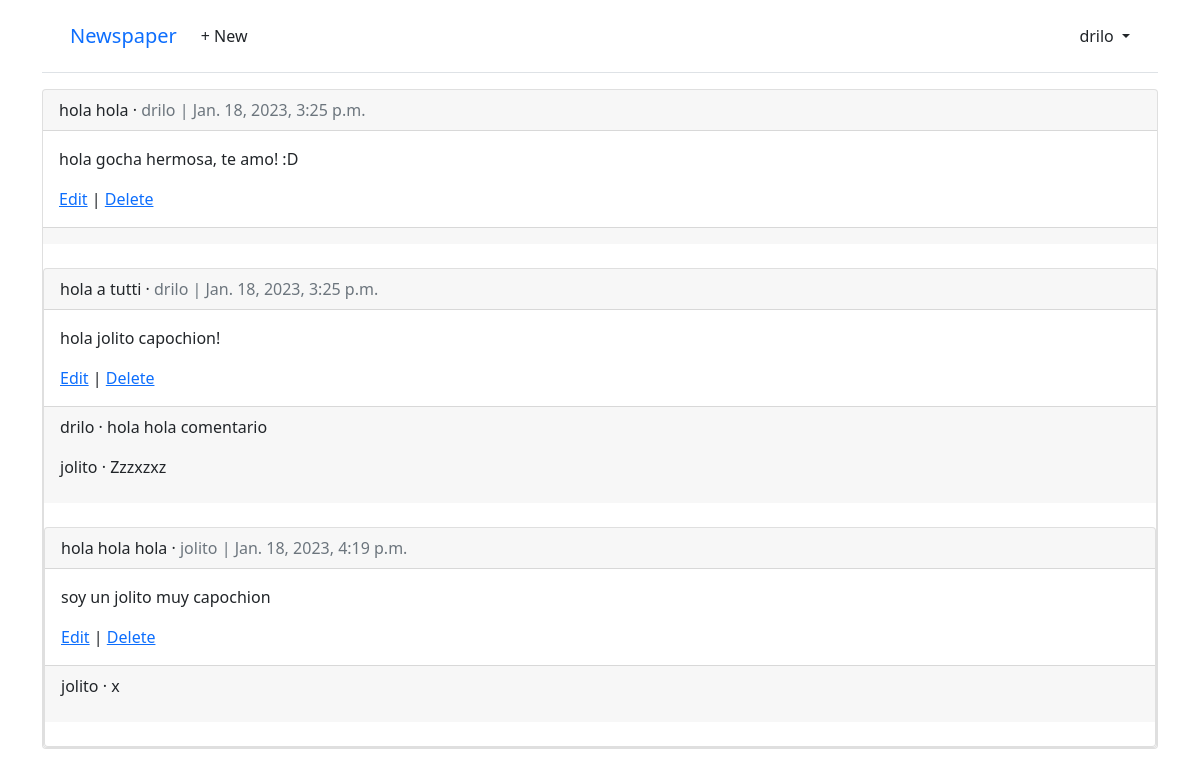
/articles/ (signed in), run on the app's committed database.
### accounts/models.py (models this page shows)
class CustomUser(AbstractUser):
    age = models.PositiveBigIntegerField(
        null=True, blank=True
    )  # null(database-related) -->puede almacenar una entrada de base de datos como nula, sin valor, blank(validation-related) --> true el formulario acepta un valor vacio, false un valor es requerido.

### articles/models.py (models this page shows, shortened)
class Article(models.Model):
    title = models.CharField(max_length=255)
    body = models.TextField(max_length=2000)
    date = models.DateTimeField(auto_now_add=True)
    author = models.ForeignKey(settings.AUTH_USER_MODEL, on_delete=models.CASCADE)

class Comment(models.Model):
    article = models.ForeignKey(Article, on_delete=models.CASCADE)
    comment = models.CharField(max_length=140)
    author = models.ForeignKey(settings.AUTH_USER_MODEL, on_delete=models.CASCADE)
    def __str__(self):
        return self.comment

### articles/views.py (the view)
# urls.py: path("", ArticleListView.as_view(), name="article_list"),
class ArticleListView(LoginRequiredMixin, ListView):
    model = Article
    template_name = "article_list.html"

### templates/article_list.html (shortened to what this page needs)
{% extends "base.html" %}
{% block content %}
{% for article in article_list %}
<div class="card">
    <div class="card-header">
        <span class="font-weight-bold">{{ article.title }}</span> &middot;
        <span class="text-muted">{{ article.author }} | {{ article.date }}</span>
    </div>
    <div class="card-body">
        <p>{{article.body}}</p>
        <a href="{% url 'article_edit' article.pk %}">Edit</a> |
        <a href="{% url 'article_delete' article.pk %}">Delete</a>
    </div>
    <div class="card-footer">
        {% for comment in article.comment_set.all %}
        <p>
            <span class="font-weight-bold">
                {{ comment.author }} &middot;
            </span>
            {{ comment }}
        </p>
        {% endfor %}
    </div>
    <br />
    {% endfor %}
    {% endblock content %}

### templates/base.html (shortened to what this page needs)
<!DOCTYPE html>
<html lang="en">
<head>
    <link href="https://cdn.jsdelivr.net/npm/bootstrap@5.1.3/dist/css/bootstrap.min.css" rel="stylesheet">
</head>
<body>
    <div class="container">
        <header class="p-3 mb-3 border-bottom">
            <div class="container">
                <div class="d-flex flex-wrap align-items-center justify-content-center
    justify-content-lg-start">
                    <a class="navbar-brand" href="{% url 'home' %}">Newspaper</a>
                    <ul class="nav col-12 col-lg-auto me-lg-auto mb-2 justify-content-center
    mb-md-0">
                        {% if user.is_authenticated %}
                        <li><a href="{% url 'article_new' %}" class="nav-link px-2 link-dark">+ New</a></li>
                    </ul>
                    <div class="dropdown text-end">
                        <a href="#" class="d-block link-dark text-decoration-none dropdown-toggle" id="dropdownUser1"
                            data-bs-toggle="dropdown" aria-expanded="false">
                            {{ user.username }}
                        </a>
                    </div>
                    {% endif %}
                </div>
            </div>
        </header>
        <main>
            {% block content %}
            {% endblock content %}
        </main>
    </div>
</body>
</html>

### data on the page
CustomUser: username "drilo"
Article: title "hola hola", author "drilo", date "Jan. 18, 2023, 3:25 p.m.", body "hola gocha hermosa, te amo! :D"
Article: title "hola a tutti", author "drilo", date "Jan. 18, 2023, 3:25 p.m.", body "hola jolito capochion!"
Comment: author "drilo", comment "hola hola comentario"
Comment: author "jolito", comment "Zzzxzxz"
Article: title "hola hola hola", author "jolito", date "Jan. 18, 2023, 4:19 p.m.", body "soy un jolito muy capochion"
Comment: author "jolito", comment "x"
